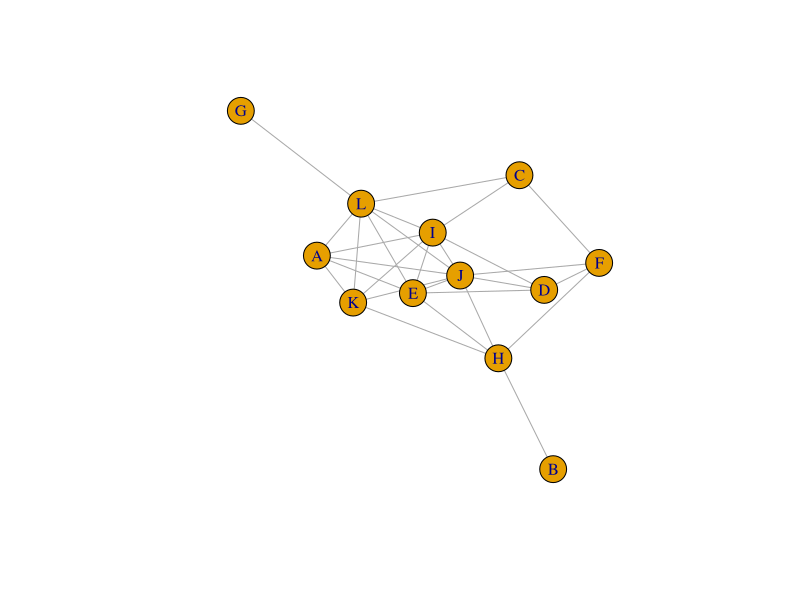
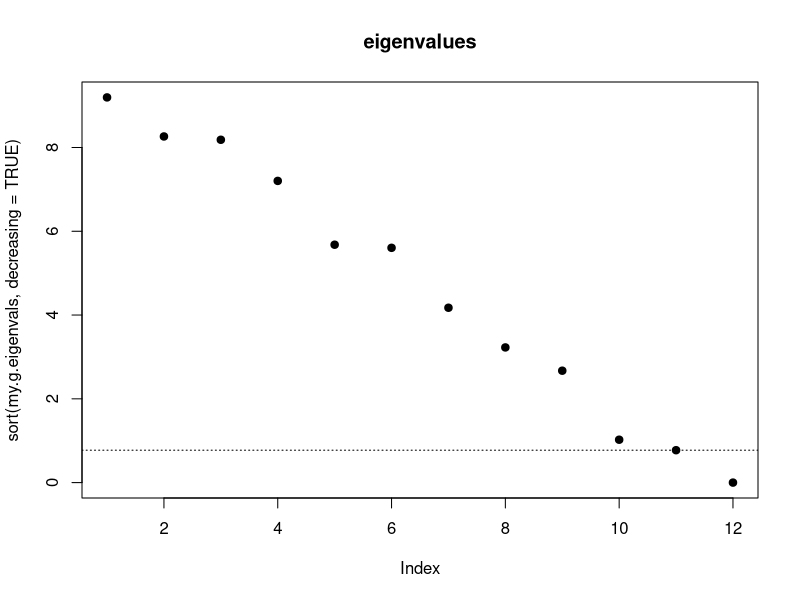
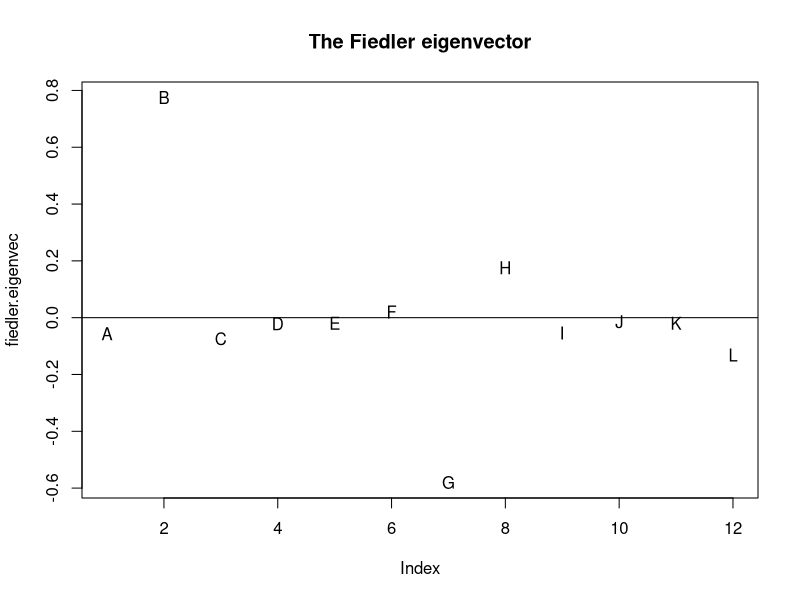

Write the R code that produced these figures, in order.

# Laplacian and Fiedler eigenvector (Grindrod sec. 1.5-1.6)
# Stephen - 3/21/16

library(igraph)


force.clique <- function(g,clique.participants) {

    # The idiomatic R way, which doesn't work
    #   my.g[clique.participants, clique.participants] <- 1
    #   for (i in clique.participants) my.g[i,i] <- 0

    # The caveman way, which does.
    for (i in clique.participants) {
        for (j in clique.participants) {
            if (i != j) {
                g[i,j] <- 1
            }
        }
    }
    return(g)
}


num.vertices <- 12
my.g <- erdos.renyi.game(num.vertices, .25, type="gnp", directed=FALSE, 
    loops=FALSE)
V(my.g)$name <- LETTERS[1:num.vertices]

# Force a clique.
clique.participants <- sample(1:num.vertices,5)
cat("Forcing a clique among:",clique.participants,"\n")
my.g <- force.clique(my.g,clique.participants)

plot(my.g)
num.components <- count_components(my.g)
cat("\nThere are",num.components,"components.\n")
readline("Press enter.")

my.g.adj <- as_adjacency_matrix(my.g)
cat("\nThe adjacency matrix:\n")
print(my.g.adj)
readline("Press enter.")

my.g.lap <- laplacian_matrix(my.g)
cat("\nThe Laplacian matrix:\n")
print(my.g.lap)
readline("Press enter.")

eigen.return <- eigen(my.g.lap)
my.g.eigenvals <- eigen.return$values
my.g.eigenvecs <- eigen.return$vectors

plot(sort(my.g.eigenvals,decreasing=TRUE),pch=19,main="eigenvalues")
fiedler.eigenval <- sort(my.g.eigenvals,decreasing=TRUE)[
    num.vertices - num.components]
fiedler.eigenvec <- my.g.eigenvecs[,num.vertices - num.components]
abline(h=fiedler.eigenval,lty="dotted")
cat("\nFiedler eigenvalue is ",fiedler.eigenval,".\n",sep="")
cat("\nThe Fiedler eigenvector is:\n")
print(round(fiedler.eigenvec,2))

plot(fiedler.eigenvec, pch=LETTERS[1:num.vertices],
    main="The Fiedler eigenvector")
abline(h=0)
readline("Press enter.")

cat("\nThe permuted matrix, according to Fiedler eigenvector, is:\n")
the.correct.order <- order(fiedler.eigenvec)
print(my.g.adj[the.correct.order,the.correct.order])

